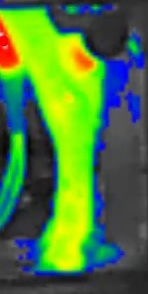
#> input picture autoencoder/scripts/data/normal_legs/images/cow_frame_11280.jpg, 148 x 294 px
$ python iso_forest.py --video autoencoder/scripts/data/normal_legs/images/cow_frame_11280.jpg   (older library calls are emulated)
#> lines starting #> are read from the running program, lines starting #| are printed output that depends on the picture
import os
import cv2
import glob
import argparse
import numpy as np
import pandas as pd
import matplotlib.pyplot as plt
from skimage.feature import greycomatrix, greycoprops
from skimage import io, img_as_ubyte
from scipy.stats import entropy
from sklearn.ensemble import IsolationForest


def extract_features(image_path):
    """Compute basic thermal texture features for one image."""
    img = io.imread(image_path, as_gray=True)
    img_uint8 = img_as_ubyte(img)

    mean = np.mean(img)
    std = np.std(img)
    min_val = np.min(img)
    max_val = np.max(img)
    ent = entropy(np.histogram(img, bins=256)[0] + 1e-6)

    # Grey-level co-occurrence matrix (texture)
    glcm = greycomatrix(img_uint8, distances=[1], angles=[0], symmetric=True, normed=True)
    contrast = greycoprops(glcm, 'contrast')[0, 0]
    homogeneity = greycoprops(glcm, 'homogeneity')[0, 0]

    return [mean, std, min_val, max_val, ent, contrast, homogeneity]


def extract_frames(video_path, output_folder, step=10):
    """Extract every Nth frame from a video and save to folder."""
#> called with output_folder = 'frames_extracted', step = 10
    os.makedirs(output_folder, exist_ok=True)
    cap = cv2.VideoCapture(video_path)
    frame_id = 0
    saved_frames = []

    if not cap.isOpened():
        raise IOError(f"Error: Could not open video file: {video_path}")

    print(f"[INFO] Extracting frames from {video_path} ...")
    while True:
        ret, frame = cap.read()
#> frame is the input picture: shape (294, 148, 3); mean B, G, R 59.3, 123.3, 77.4
        if not ret:
            break
        if frame_id % step == 0:
            gray = cv2.cvtColor(frame, cv2.COLOR_BGR2GRAY)
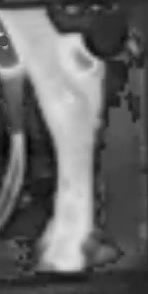
#> gray: shape (294, 148); min 4, max 223, mean 102.3
            fname = os.path.join(output_folder, f"frame_{frame_id:05d}.png")
            cv2.imwrite(fname, gray)
            saved_frames.append(fname)
        frame_id += 1
    cap.release()
    print(f"[INFO] Saved {len(saved_frames)} frames.")
    return saved_frames


def main(video_path, frame_step, contamination):
    frames_dir = "frames_extracted"
    frame_files = extract_frames(video_path, frames_dir, step=frame_step)

    # Compute features
    print("[INFO] Computing features for frames ...")
    features = [extract_features(f) for f in frame_files]
    df = pd.DataFrame(features, columns=["mean", "std", "min", "max", "entropy", "contrast", "homogeneity"])

    # Isolation Forest
    print("[INFO] Running Isolation Forest ...")
    model = IsolationForest(contamination=contamination, random_state=42)
    df["anomaly"] = model.fit_predict(df)

    anomalies = df[df["anomaly"] == -1]
    print(f"[INFO] Detected {len(anomalies)} anomalous frames out of {len(df)}")

    # Plot
    plt.figure(figsize=(10,4))
    plt.plot(df["mean"], label="Mean Temperature", color="blue")
    plt.scatter(anomalies.index, anomalies["mean"], color="red", label="Anomalies")
    plt.xlabel("Frame Index")
    plt.ylabel("Mean Pixel Value")
    plt.legend()
    plt.title("Thermal Anomaly Detection via Isolation Forest")
    plt.tight_layout()
    plt.show()

    # Save results
    anomalies_out = pd.DataFrame({
        "frame_index": anomalies.index,
        "frame_path": [frame_files[i] for i in anomalies.index]
    })
    anomalies_out.to_csv("anomalous_frames.csv", index=False)
    print("[INFO] Saved anomalous frame list to anomalous_frames.csv")

    print("\nSample anomalous frames:")
    print(anomalies_out.head())


if __name__ == "__main__":
    parser = argparse.ArgumentParser()
    parser.add_argument("--video", type=str, required=True, help="Path to the thermal video (.mp4)")
    parser.add_argument("--frame-step", type=int, default=10, help="Extract every Nth frame (default: 10)")
    parser.add_argument("--contamination", type=float, default=0.02, help="Expected anomaly fraction (default: 0.02)")
    args = parser.parse_args()
    main(args.video, args.frame_step, args.contamination)
